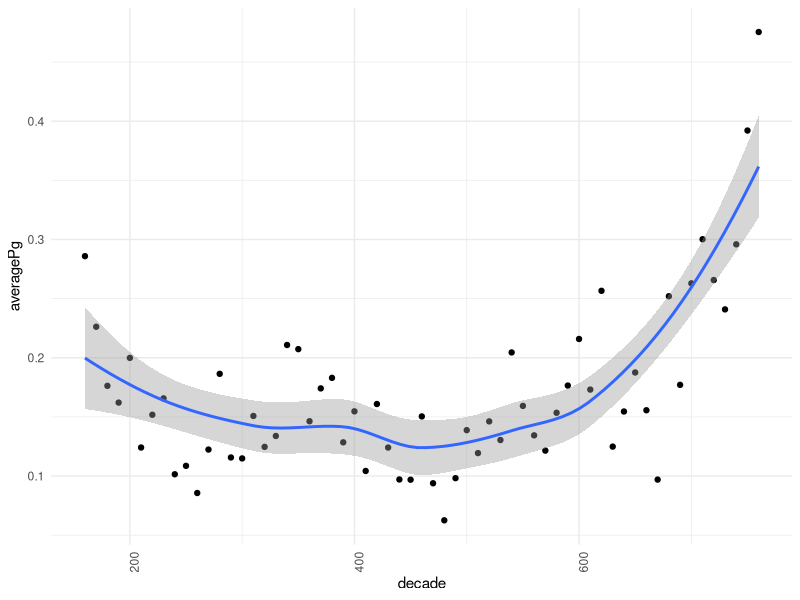
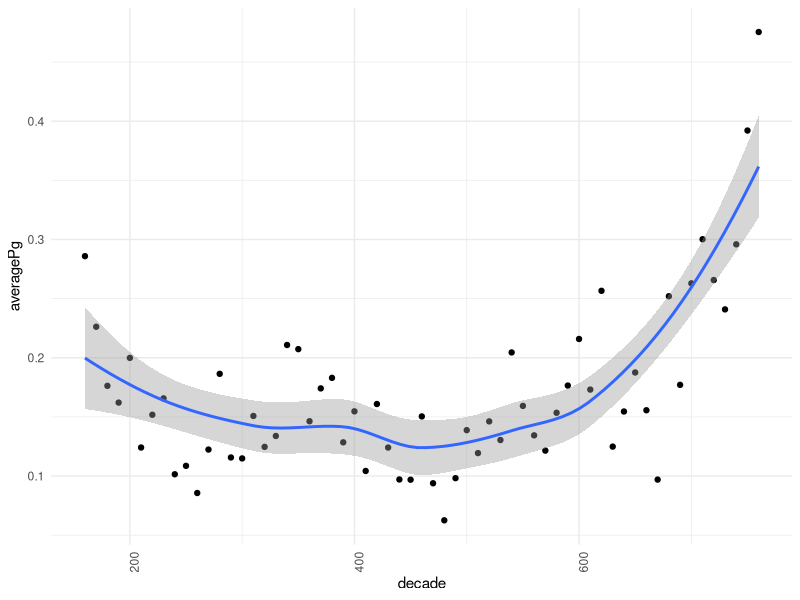

These figures' R source, in order:
library(ggplot2)
library(ggthemes)

lead.pollution <- read.csv("data/pollution-data.csv",sep=";")
ggplot(lead.pollution, aes(x=decade, y=averagePg)) + geom_point() + geom_smooth() + theme_minimal() +
  theme(axis.text.x = element_text(angle = 90, hjust = 1))
# Save the plot
ggsave("lead_pollution_decade.png", width = 6, height = 10)

saveRDS(lead.pollution, "data/lead_pollution_decade.rds")
